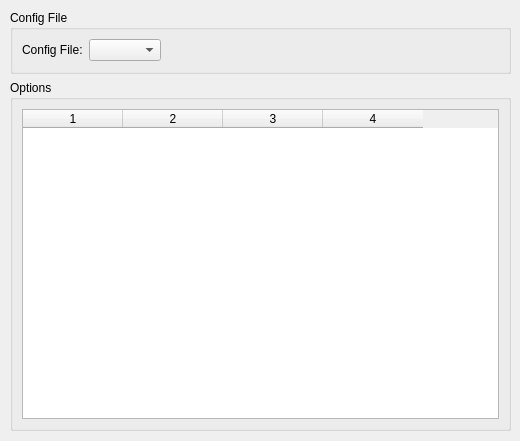
<?xml version="1.0" encoding="UTF-8"?>
<ui version="4.0">
 <class>dlg_config</class>
 <widget class="QDialog" name="dlg_config">
  <property name="geometry">
   <rect>
    <x>0</x>
    <y>0</y>
    <width>520</width>
    <height>441</height>
   </rect>
  </property>
  <property name="windowTitle">
   <string>Configuration</string>
  </property>
  <property name="windowIcon">
   <iconset resource="../resource.qrc">
    <normaloff>:/images/keyboard--arrow.png</normaloff>:/images/keyboard--arrow.png</iconset>
  </property>
  <widget class="QGroupBox" name="grpConfigFile">
   <property name="geometry">
    <rect>
     <x>10</x>
     <y>10</y>
     <width>501</width>
     <height>64</height>
    </rect>
   </property>
   <property name="font">
    <font>
     <weight>50</weight>
     <bold>false</bold>
    </font>
   </property>
   <property name="title">
    <string>Config File</string>
   </property>
   <layout class="QGridLayout" name="gridLayout">
    <item row="0" column="0">
     <widget class="QLabel" name="label">
      <property name="font">
       <font>
        <weight>50</weight>
        <bold>false</bold>
       </font>
      </property>
      <property name="text">
       <string>Config File:</string>
      </property>
     </widget>
    </item>
    <item row="0" column="1">
     <widget class="QComboBox" name="cmbConfigFiles">
      <property name="font">
       <font>
        <weight>50</weight>
        <bold>false</bold>
       </font>
      </property>
     </widget>
    </item>
    <item row="0" column="2">
     <spacer name="horizontalSpacer">
      <property name="orientation">
       <enum>Qt::Horizontal</enum>
      </property>
      <property name="sizeHint" stdset="0">
       <size>
        <width>336</width>
        <height>20</height>
       </size>
      </property>
     </spacer>
    </item>
   </layout>
  </widget>
  <widget class="QGroupBox" name="grpOptions">
   <property name="geometry">
    <rect>
     <x>10</x>
     <y>80</y>
     <width>501</width>
     <height>351</height>
    </rect>
   </property>
   <property name="font">
    <font>
     <weight>50</weight>
     <bold>false</bold>
    </font>
   </property>
   <property name="title">
    <string>Options</string>
   </property>
   <layout class="QGridLayout" name="gridLayout_2">
    <item row="0" column="0">
     <widget class="QTableWidget" name="tblOptions">
      <property name="font">
       <font>
        <weight>50</weight>
        <bold>false</bold>
       </font>
      </property>
      <property name="alternatingRowColors">
       <bool>true</bool>
      </property>
      <property name="rowCount">
       <number>0</number>
      </property>
      <property name="columnCount">
       <number>4</number>
      </property>
      <column/>
      <column/>
      <column/>
      <column/>
     </widget>
    </item>
   </layout>
  </widget>
 </widget>
 <resources>
  <include location="../resource.qrc"/>
 </resources>
 <connections/>
</ui>
